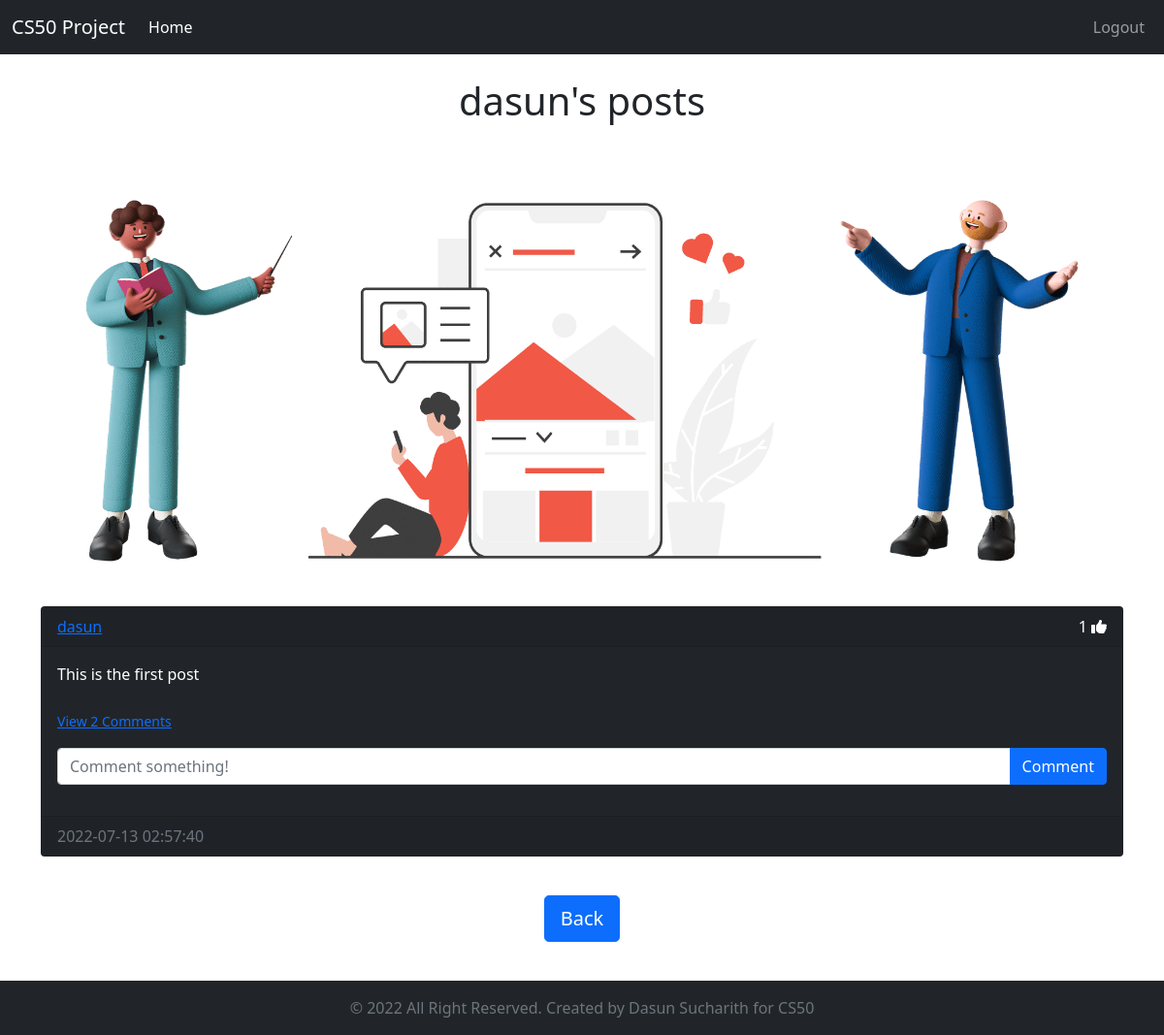
Screenshot of /posts/dasun (signed in) with the database file from the repository.
### website/models.py (models this page shows)
class User(db.Model, UserMixin):
    id = db.Column(db.Integer, primary_key=True)
    email = db.Column(db.String(150), unique=True)
    username = db.Column(db.String(150), unique=True)
    password = db.Column(db.String(150))
    date_created = db.Column(db.DateTime(timezone=True), default=func.now())
    posts = db.relationship('Post', backref='user', passive_deletes=True)
    comments = db.relationship('Comment', backref='user', passive_deletes=True)
    likes = db.relationship('Like', backref='user', passive_deletes=True)

class Post(db.Model):
    id = db.Column(db.Integer, primary_key=True)
    text = db.Column(db.Text, nullable=False)
    date_created = db.Column(db.DateTime(timezone=True), default=func.now())
    author = db.Column(db.Integer, db.ForeignKey(
        'user.id', ondelete='CASCADE'), nullable=False)
    comments = db.relationship('Comment', backref='post', passive_deletes=True)
    likes = db.relationship('Like', backref='post', passive_deletes=True)

### website/views.py (the view)
@views.route('/posts/<username>')
@login_required
def posts(username):
    user = User.query.filter_by(username=username).first()
    if not user:
        flash('No user with that username exists.', category='error')
        return redirect(url_for('views.home'))
    posts = user.posts
    return render_template('posts.html',user=current_user, posts=posts, username=username)

### website/__init__.py (called while the page is built)
def create_app():
    app = Flask(__name__)
    app.config['SECRET_KEY'] = "slviki.org"
    app.config['SQLALCHEMY_DATABASE_URI'] = f'sqlite:///{DB_NAME}'
    db.init_app(app)
    from .views import views
    from .auth import auth
    app.register_blueprint(views, url_prefix="/")
    app.register_blueprint(auth, url_prefix="/")
    from .models import User, Post, Comment, Like
    create_database(app)
    login_manager = LoginManager()
    login_manager.login_view = 'auth.login'
    login_manager.init_app(app)
    @login_manager.user_loader
    def load_user(id):
        return User.query.get(int(id))
    return app

### website/templates/posts.html (shortened to what this page needs)
{% extends "posts_div.html" %}
{% block header %}
  {{username}}'s posts
{% endblock %}
{% block footer %}
<div align="center">
  <a href="/home"
    ><button type="button" class="btn btn-primary btn-lg">Back</button></a
  >
</div>
{% endblock %}

### website/templates/posts_div.html (shortened to what this page needs)
{% extends "base.html" %}
{% block content %}
  <br />
  <h1 align="center">{% block header %}Posts{% endblock %}</h1>
  <br />
  <div class="row">
    <img src="{{url_for('static',filename = 'images/posts.png')}}" alt="posts" >
  </div>
  <div class="row">
    <div id="posts">
      {% for post in posts %}
        <div class="card text-white bg-dark mb-3">
          <div class="card-header d-flex justify-content-between align-items-center">
            <a href="/posts/{{post.user.username}}">{{post.user.username}}</a>
            <div>
              <span id="likes-count-{{post.id}}">
                {{ post.likes|length }}
              </span>
              {% if user.id in post.likes|map(attribute="author")|list %}
                <i class="fas fa-thumbs-up" id="like-button-{{post.id}}" onclick="like({{post.id}})"></i>
              {% else %}
                <i class="far fa-thumbs-up" id="like-button-{{post.id}}" onclick="like({{post.id}})"></i>
              {% endif %}
            </div>
          </div>
          <div class="card-body">
            <div class="card-text">{{post.text}}</div>
            <br />
            <p class="card-text bg-dark">
              {% if post.comments|length > 0 %}
                <a data-bs-toggle="collapse" href="#comments-{{post.id}}" role="button">
                  <small>View {{post.comments|length}} Comments</small>
                </a>
                {% else %}
                  <small class="text-muted">No Comments</small>
              {% endif %}
            </p>
            <form class="input-group mb-3" method="POST" action="/create-comment/{{post.id}}">
              <input type="text" id="text" name="text" class="form-control" placeholder="Comment something!" />
              <button type="submit" class="btn btn-primary">Comment</button>
            </form>
          </div>
          <div class="card-footer text-muted">{{post.date_created}}</div>
        </div>
        <br />
      {% endfor %}
    </div>
  </div>
  <div class="row">
    {% block footer %}{% endblock %}
  </div>
  <br /><br /><br /><br />
{% endblock %}

### website/templates/base.html (shortened to what this page needs)
<!DOCTYPE html>
<html>
    <head>
        <link href="https://cdn.jsdelivr.net/npm/bootstrap@5.0.2/dist/css/bootstrap.min.css" rel="stylesheet">
        <link rel="stylesheet" href="{{url_for('static', filename='styles.css')}}" />
    </head>
    <body>
        <nav class="navbar navbar-expand-lg navbar-dark bg-dark">
            <div class="container-fluid">
                <a href="/" class="navbar-brand">CS50 Project</a>
                <div class="collapse navbar-collapse" id="navbarText">
                    <ul class="navbar-nav me-auto mb-2 mb-lg-0">
                        <li class="nav-item">
                            <a href="/home" class="nav-link active" area-current="page">Home</a>
                        </li>
                    </ul>
                    <ul class="navbar-nav">
                        {% if user.is_authenticated %}
                            <li class="nav-item">
                                <a href="/logout" class="nav-link">Logout</a>
                            </li>
                        {% endif %}
                    </ul>
                </div>
            </div>
        </nav>
        <div class="container">
            {% block content %}
            {% endblock %}
        </div>
        <footer class="footer fixed-bottom mt-auto py-3 bg-dark">
            <div class="container">
                <center>
                    <span class="text-muted mx-auto">© 2022 All Right Reserved. Created by Dasun Sucharith for CS50</span>
                </center>
            </div>
        </footer>
    </body>
</html>

### rows the page displays
User: username "dasun"
Post: user.username "dasun", likes|length "1", text "This is the first post", comments|length "2", date_created "2022-07-13 02:57:40"
